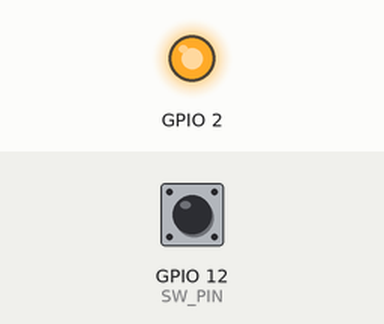
Simulated run of this sketch. Board: ESP8266 (NodeMCU). Shown: output pins drawn as LEDs (lit = HIGH). Dashed ring = blinking. The test bench sets the inputs (shaded band); at power-on: GPIO 12 (SW_PIN) HIGH. WiFi joins after 1.5 s; servers stay silent unless stated; what the sketch prints to the serial monitor is not drawn.

Above: at 6.7 s.
6.8 s: GPIO 12 (SW_PIN) pulled LOW for 0.15 s
At 7.06 s:
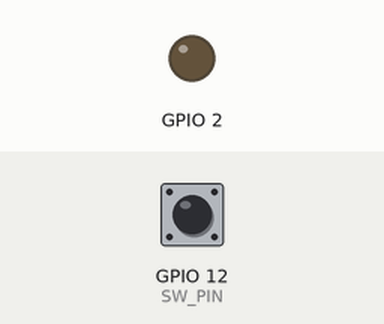
9.9 s: GPIO 12 (SW_PIN) pulled LOW for 1 s
At 12.2 s:
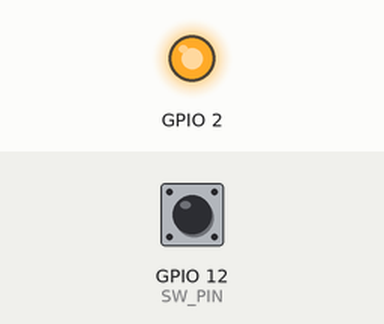
13.9 s: GPIO 12 (SW_PIN) pulled LOW for 3.2 s
At 17.21 s:
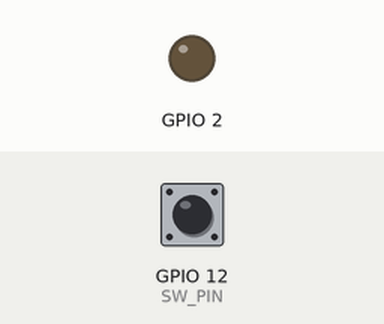
18.8 s: GPIO 12 (SW_PIN) pulsed LOW 2 times (0.12 s each, 0.3 s apart)
At 19.18 s:
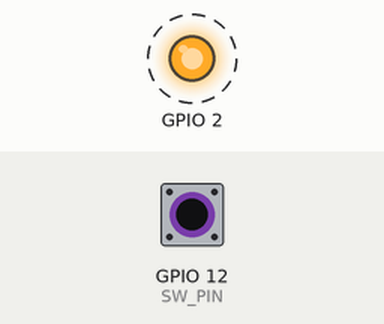
Timing chart, 0 to 21.8 s (numbered marks = the images above; inputs shaded):
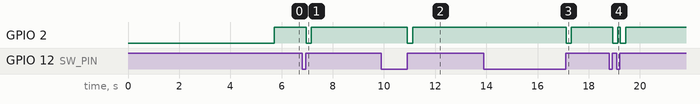

Measured:
- after the input at 6.8 s, GPIO 2: HIGH → LOW after 0.17 s, → HIGH 0.20 s later
- after the input at 9.9 s, GPIO 2: HIGH → LOW after 1.0 s, → HIGH 0.20 s later
- after the input at 13.9 s, GPIO 2: HIGH → LOW after 3.2 s, → HIGH 0.20 s later
- after the input at 18.8 s, GPIO 2: alternates HIGH for 0.10 s and LOW for 0.20 s, 4 changes in all, then stays HIGH, starting after 0.14 s

The sketch:

Festival-for-the-future-NODEMCU-client.ino
```cpp
#include <Arduino.h>

#include <ESP8266WiFi.h>
//#include <ESP8266WiFiMulti.h>

#include <ESP8266HTTPClient.h>
extern "C" {
#include "user_interface.h"
}

#define USE_SERIAL Serial

//ESP8266WiFiMulti WiFi;

HTTPClient http;
const char *ssid = "ESPap";
const char *password = "thereisnospoon";

//const char *ssid = "AUT-Test";
//const char *password = "@ppl3Wir3l3ss";

boolean lastButton = LOW;
boolean currentButton = LOW;
const int SW_PIN = 12;

void setup() {

  USE_SERIAL.begin(115200);
  // USE_SERIAL.setDebugOutput(true);

  USE_SERIAL.println();
  USE_SERIAL.println();
  USE_SERIAL.println();

  for (uint8_t t = 4; t > 0; t--) {
    USE_SERIAL.printf("[SETUP] WAIT %d...\n", t);
    USE_SERIAL.flush();
    delay(1000);
  }

  Serial.println();
  Serial.print("connecting to ");
  Serial.println(ssid);
  //wifi_set_phy_mode(PHY_MODE_11G);

  WiFi.mode(WIFI_STA);
  WiFi.begin(ssid, password);
  while (WiFi.status() != WL_CONNECTED) {
    delay(500);
    Serial.print(".");
  }
  Serial.println("");
  Serial.println("WiFi connected");
  Serial.println("IP address: ");
  Serial.println(WiFi.localIP());

  // allow reuse (if server supports it)
  http.setReuse(true);
  WiFi.printDiag(Serial);

  //pinMode(LED, OUTPUT);

  pinMode(SW_PIN, INPUT);
  //digitalWrite(SW_PIN, HIGH);
    pinMode(LED_BUILTIN, OUTPUT);     // Initialize the LED_BUILTIN pin as an output

}

void sendSignal(String route) {
    digitalWrite(LED_BUILTIN, LOW);   // Turn the LED on (Note that LOW is the voltage level

  http.begin("192.168.4.1", 80, route);

  int httpCode = http.GET();
  if (httpCode > 0) {
    USE_SERIAL.printf("[HTTP] GET... code: %d\n", httpCode);
    // file found at server
    if (httpCode == HTTP_CODE_OK) {
      //http.writeToStream(&USE_SERIAL);
    }
  } else {
    USE_SERIAL.printf("[HTTP] GET... failed, error: %s\n", http.errorToString(httpCode).c_str());
  }

  http.end();
    digitalWrite(LED_BUILTIN, HIGH);  // Turn the LED off by making the voltage HIGH

}

void loop() {
  // wait for WiFi connection
  // if((WiFiMulti.run() == WL_CONNECTED)) {
  // }


  if (WiFi.status() != WL_CONNECTED) {

    WiFi.begin(ssid, password);
    while (WiFi.status() != WL_CONNECTED) {
      delay(500);
      Serial.print("C");
    }

  } else {

    currentButton = debounce(lastButton);
    USE_SERIAL.printf("currentButton %d. lastb %d\n",currentButton,lastButton);

    if(lastButton == LOW && currentButton == HIGH)
    {
      USE_SERIAL.printf("sending button\n");
      sendSignal("/");
    }

    lastButton = currentButton;
  }
  //delay(1000);
}
```

util.ino
```cpp
boolean debounce(boolean previousState)
{
  boolean currentState = digitalRead(SW_PIN);
  if (currentState != previousState) {
    delay(17);
    currentState = digitalRead(SW_PIN);
  }
  return currentState;
}
```
